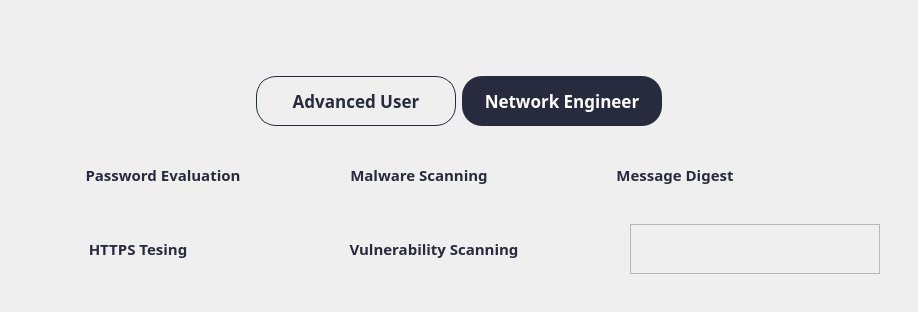
      <widget class="QWidget" name="mainpage">
       <layout class="QHBoxLayout" name="horizontalLayout_7">
        <item alignment="Qt::AlignTop">
         <widget class="QWidget" name="widget_9" native="true">
          <layout class="QVBoxLayout" name="verticalLayout_4">
           <property name="spacing">
            <number>30</number>
           </property>
           <item>
            <widget class="QWidget" name="widget_105" native="true">
             <layout class="QVBoxLayout" name="verticalLayout_43">
              <item alignment="Qt::AlignHCenter">
               <widget class="QWidget" name="widget_12" native="true">
                <layout class="QVBoxLayout" name="verticalLayout_6">
                 <item alignment="Qt::AlignHCenter|Qt::AlignVCenter">
                  <widget class="QLabel" name="image_mainpage">
                   <property name="minimumSize">
                    <size>
                     <width>500</width>
                     <height>0</height>
                    </size>
                   </property>
                   <property name="maximumSize">
                    <size>
                     <width>1000</width>
                     <height>16777215</height>
                    </size>
                   </property>
                   <property name="text">
                    <string/>
                   </property>
                   <property name="pixmap">
                    <pixmap>../images/main.png</pixmap>
                   </property>
                  </widget>
                 </item>
                </layout>
               </widget>
              </item>
              <item alignment="Qt::AlignHCenter">
               <widget class="QWidget" name="widget_14" native="true">
                <layout class="QHBoxLayout" name="horizontalLayout_8">
                 <item alignment="Qt::AlignHCenter">
                  <widget class="QPushButton" name="btn_advancedUserHome">
                   <property name="minimumSize">
                    <size>
                     <width>200</width>
                     <height>50</height>
                    </size>
                   </property>
                   <property name="maximumSize">
                    <size>
                     <width>200</width>
                     <height>50</height>
                    </size>
                   </property>
                   <property name="font">
                    <font>
                     <family>Barlow</family>
                     <pointsize>13</pointsize>
                     <weight>75</weight>
                     <bold>true</bold>
                    </font>
                   </property>
                   <property name="cursor">
                    <cursorShape>PointingHandCursor</cursorShape>
                   </property>
                   <property name="styleSheet">
                    <string notr="true">QPushButton {    
    border: 1px solid rgba(40,43,61,255) ;
    border-radius: 20px;
    padding: 5px 10px;
	color: rgba(40,43,61,255) ;
}

QPushButton:hover {
    background-color: ;
}
</string>
                   </property>
                   <property name="text">
                    <string>Advanced User</string>
                   </property>
                   <property name="iconSize">
                    <size>
                     <width>40</width>
                     <height>40</height>
                    </size>
                   </property>
                  </widget>
                 </item>
                 <item alignment="Qt::AlignHCenter">
                  <widget class="QPushButton" name="btn_networkUserHome">
                   <property name="minimumSize">
                    <size>
                     <width>200</width>
                     <height>50</height>
                    </size>
                   </property>
                   <property name="maximumSize">
                    <size>
                     <width>200</width>
                     <height>50</height>
                    </size>
                   </property>
                   <property name="font">
                    <font>
                     <family>Barlow</family>
                     <pointsize>13</pointsize>
                     <weight>75</weight>
                     <bold>true</bold>
                    </font>
                   </property>
                   <property name="cursor">
                    <cursorShape>PointingHandCursor</cursorShape>
                   </property>
                   <property name="styleSheet">
                    <string notr="true">QPushButton {    
	background-color: rgba(40,43,61,255);
	color: rgb(255, 255, 255);
    border-radius: 20px;
    padding: 5px 10px;
}

QPushButton:hover {
    
}
</string>
                   </property>
                   <property name="text">
                    <string>Network Engineer</string>
                   </property>
                   <property name="iconSize">
                    <size>
                     <width>40</width>
                     <height>40</height>
                    </size>
                   </property>
                  </widget>
                 </item>
                </layout>
               </widget>
              </item>
              <item alignment="Qt::AlignLeft">
               <widget class="QWidget" name="widget_101" native="true">
                <layout class="QHBoxLayout" name="horizontalLayout_28">
                 <item>
                  <widget class="QPushButton" name="show_password_2">
                   <property name="minimumSize">
                    <size>
                     <width>250</width>
                     <height>50</height>
                    </size>
                   </property>
                   <property name="maximumSize">
                    <size>
                     <width>250</width>
                     <height>50</height>
                    </size>
                   </property>
                   <property name="font">
                    <font>
                     <family>Barlow</family>
                     <pointsize>11</pointsize>
                     <weight>75</weight>
                     <bold>true</bold>
                    </font>
                   </property>
                   <property name="styleSheet">
                    <string notr="true">QPushButton {    

    border-radius: 20px;
    padding: 5px 10px;
	color: rgba(40,43,61,255) ;
}

QPushButton:hover {
    background-color: ;
}
</string>
                   </property>
                   <property name="text">
                    <string>Password Evaluation</string>
                   </property>
                   <property name="icon">
                    <iconset>
                     <normaloff>../icons/icon-password.png</normaloff>../icons/icon-password.png</iconset>
                   </property>
                   <property name="iconSize">
                    <size>
                     <width>45</width>
                     <height>45</height>
                    </size>
                   </property>
                  </widget>
                 </item>
                 <item>
                  <widget class="QPushButton" name="show_malware_2">
                   <property name="minimumSize">
                    <size>
                     <width>250</width>
                     <height>50</height>
                    </size>
                   </property>
                   <property name="maximumSize">
                    <size>
                     <width>250</width>
                     <height>50</height>
                    </size>
                   </property>
                   <property name="font">
                    <font>
                     <family>Barlow</family>
                     <pointsize>11</pointsize>
                     <weight>75</weight>
                     <bold>true</bold>
                    </font>
                   </property>
                   <property name="styleSheet">
                    <string notr="true">QPushButton {    
 
    border-radius: 20px;
    padding: 5px 10px;
	color: rgba(40,43,61,255) ;
}

QPushButton:hover {
    background-color: ;
}
</string>
                   </property>
                   <property name="text">
                    <string>Malware Scanning</string>
                   </property>
                   <property name="icon">
                    <iconset>
                     <normaloff>../icons/icon-malware.png</normaloff>../icons/icon-malware.png</iconset>
                   </property>
                   <property name="iconSize">
                    <size>
                     <width>35</width>
                     <height>35</height>
                    </size>
                   </property>
                  </widget>
                 </item>
                 <item>
                  <widget class="QPushButton" name="show_digest_2">
                   <property name="minimumSize">
                    <size>
                     <width>250</width>
                     <height>50</height>
                    </size>
                   </property>
                   <property name="maximumSize">
                    <size>
                     <width>250</width>
                     <height>50</height>
                    </size>
                   </property>
                   <property name="font">
                    <font>
                     <family>Barlow</family>
                     <pointsize>11</pointsize>
                     <weight>75</weight>
                     <bold>true</bold>
                    </font>
                   </property>
                   <property name="styleSheet">
                    <string notr="true">QPushButton {    

    border-radius: 20px;
    padding: 5px 10px;
    color: rgba(40,43,61,255) ;
}

QPushButton:hover {
    background-color: ;
}
</string>
                   </property>
                   <property name="text">
                    <string>Message Digest</string>
                   </property>
                   <property name="icon">
                    <iconset>
                     <normaloff>../icons/icon-digest.png</normaloff>../icons/icon-digest.png</iconset>
                   </property>
                   <property name="iconSize">
                    <size>
                     <width>35</width>
                     <height>35</height>
                    </size>
                   </property>
                  </widget>
                 </item>
                </layout>
               </widget>
              </item>
              <item alignment="Qt::AlignLeft">
               <widget class="QWidget" name="widget_79" native="true">
                <layout class="QHBoxLayout" name="horizontalLayout_57">
                 <item alignment="Qt::AlignLeft">
                  <widget class="QPushButton" name="show_https_3">
                   <property name="minimumSize">
                    <size>
                     <width>200</width>
                     <height>50</height>
                    </size>
                   </property>
                   <property name="maximumSize">
                    <size>
                     <width>200</width>
                     <height>50</height>
                    </size>
                   </property>
                   <property name="font">
                    <font>
                     <family>Barlow</family>
                     <pointsize>11</pointsize>
                     <weight>75</weight>
                     <bold>true</bold>
                    </font>
                   </property>
                   <property name="styleSheet">
                    <string notr="true">QPushButton {    

    border-radius: 20px;
    padding: 5px 10px;
	color: rgba(40,43,61,255) ;
}

QPushButton:hover {
    background-color: ;
}
</string>
                   </property>
                   <property name="text">
                    <string>HTTPS Tesing</string>
                   </property>
                   <property name="icon">
                    <iconset>
                     <normaloff>../icons/icon-hsts.png</normaloff>../icons/icon-hsts.png</iconset>
                   </property>
                   <property name="iconSize">
                    <size>
                     <width>35</width>
                     <height>35</height>
                    </size>
                   </property>
                  </widget>
                 </item>
                 <item>
                  <widget class="QPushButton" name="show_vulner_3">
                   <property name="minimumSize">
                    <size>
                     <width>380</width>
                     <height>50</height>
                    </size>
                   </property>
                   <property name="maximumSize">
                    <size>
                     <width>380</width>
                     <height>50</height>
                    </size>
                   </property>
                   <property name="font">
                    <font>
                     <family>Barlow</family>
                     <pointsize>11</pointsize>
                     <weight>75</weight>
                     <bold>true</bold>
                    </font>
                   </property>
                   <property name="styleSheet">
                    <string notr="true">QPushButton {    

    border-radius: 20px;
    padding: 5px 10px;
	color: rgba(40,43,61,255) ;
}

QPushButton:hover {
    background-color: ;
}
</string>
                   </property>
                   <property name="text">
                    <string>Vulnerability Scanning</string>
                   </property>
                   <property name="icon">
                    <iconset>
                     <normaloff>../icons/icon-vulner.png</normaloff>../icons/icon-vulner.png</iconset>
                   </property>
                   <property name="iconSize">
                    <size>
                     <width>35</width>
                     <height>45</height>
                    </size>
                   </property>
                  </widget>
                 </item>
                 <item>
                  <widget class="QFrame" name="frame_4">
                   <property name="minimumSize">
                    <size>
                     <width>250</width>
                     <height>50</height>
                    </size>
                   </property>
                   <property name="maximumSize">
                    <size>
                     <width>250</width>
                     <height>50</height>
                    </size>
                   </property>
                   <property name="frameShape">
                    <enum>QFrame::StyledPanel</enum>
                   </property>
                   <property name="frameShadow">
                    <enum>QFrame::Raised</enum>
                   </property>
                  </widget>
                 </item>
                </layout>
               </widget>
              </item>
             </layout>
            </widget>
           </item>
          </layout>
         </widget>
        </item>
       </layout>
      </widget>
